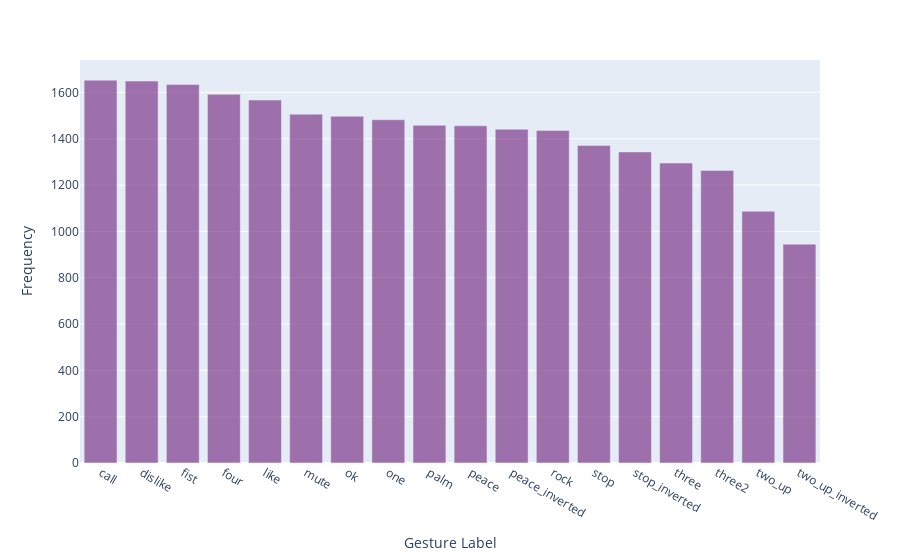

Source (notebook cell):
### Code cell
labels = df['label'].unique()
labels_freq = df['label'].value_counts().to_list()
fig = px.bar(x=labels, y=labels_freq, labels='freq')
fig.update_layout(
    xaxis_title="Gesture Label",
    yaxis_title="Frequency"
)
fig.update_traces(
    hovertemplate="Label: %{x}<br>Frequency: %{y}<extra></extra>"
)
fig.update_traces(opacity=0.7)
fig.show()

### Figure 1 — Plotly figure (JSON) as saved in the notebook; plotly's stock layout.template omitted (floating-point values rounded to 4 significant figures)
{"data": [{"alignmentgroup": "True", "hovertemplate": "Label: %{x}<br>Frequency: %{y}<extra></extra>", "legendgroup": "", "marker": {"color": "rgb(127, 60, 141)", "pattern": {"shape": ""}}, "name": "", "offsetgroup": "", "opacity": 0.7, "orientation": "v", "showlegend": false, "textposition": "auto", "type": "bar", "x": ["call", "dislike", "fist", "four", "like", "mute", "ok", "one", "palm", "peace", "peace_inverted", "rock", "stop", "stop_inverted", "three", "three2", "two_up", "two_up_inverted"], "xaxis": "x", "y": [1653, 1649, 1634, 1592, 1567, 1506, 1497, 1482, 1458, 1456, 1441, 1436, 1371, 1343, 1295, 1263, 1087, 945], "yaxis": "y"}], "layout": {"barmode": "relative", "legend": {"tracegroupgap": 0}, "margin": {"t": 60}, "xaxis": {"anchor": "y", "domain": [0, 1], "title": {"text": "Gesture Label"}}, "yaxis": {"anchor": "x", "domain": [0, 1], "title": {"text": "Frequency"}}}}
